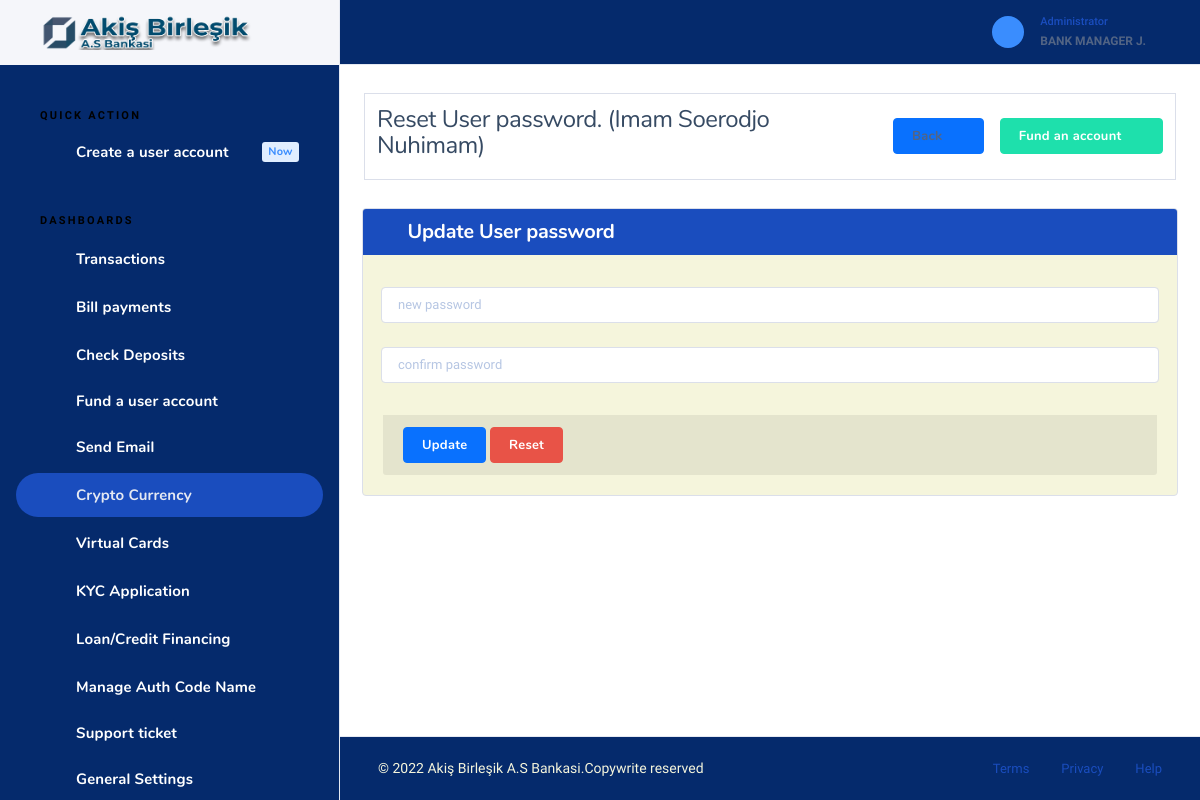
The app's page /myaccount/admin/user_password_reset?id=79 (signed in) with its own data.
### tables this page shows
CREATE TABLE `setting` (
  `id` int(11) NOT NULL,
  `name` varchar(150) NOT NULL,
  `logo` varchar(150) NOT NULL,
  `address` varchar(150) NOT NULL,
  `email` varchar(150) NOT NULL,
  `phone` varchar(150) NOT NULL,
  `favicon` varchar(150) NOT NULL,
  `tagline` varchar(150) NOT NULL,
  `register` varchar(150) NOT NULL,
  `darklogo` varchar(150) NOT NULL,
  `description` varchar(700) NOT NULL DEFAULT 'This Credit Union is federally-insured by the National Credit Union Administration. We do business in accordance with the Fair Housing Law and Equal opportunity Credit Act.',
  `seo` varchar(150) NOT NULL,
  `footerlogo` varchar(150) NOT NULL DEFAULT 'footlogo.png',
  `securityalert` varchar(150) NOT NULL,
  `stockrate` varchar(5505) NOT NULL DEFAULT '<script type="text/javascript" src="https://s3.tradingview.com/external-embedding/embed-widget-ticker-tape.js" async="">                                                                         {                                                                             "symbols"                                                                         :                                                                             [                                                                                 {                                                                                     "title": "S&P 500",                                                                                     "proName": "OANDA:SPX500USD"                                                                                 },                                                                                 {                                                                                     "title": "Nasdaq 100",                                                                                     "proName": "OANDA:NAS100USD"                                                                                 },                                                                                 {                                                                                     "title": "EUR/USD",                                                                                     "proName": "FX_IDC:EURUSD"                                                                                 },                                                                                 {                                                                                     "title": "BTC/USD",                                                                                     "proName": "BITSTAMP:BTCUSD"                                                                                 },                                                                                 {                                                                                     "title": "ETH/USD",                                                                                     "proName": "BITSTAMP:ETHUSD"                                                                                 },                                                                                 {                                                                                     "description": "AAPL",                                                                                     "proName": "NASDAQ:AAPL"                                                                                 },                                                                                 {                                                                                     "description": "MICROSOFT",                                                                                     "proName": "NASDAQ:MSFT"                                                                                 }                                                                             ],                                                                                 "colorTheme"                                                                         :                                                                             "dark",                                                                                 "isTransparent"                                                                         :                                                                             false,                                                                                 "displayMode"                                                                         :                                                                             "compact",                                                                                 "locale"                                                                         :                                                                             "en"                                                                         }                                                                     </script>',
  `stockrate2` varchar(1000) NOT NULL DEFAULT '    <iframe             src="//www.exchangerates.org.uk/widget/ER-LRTICKER.php?w=1400&amp;s=1&amp;mc=GBP&amp;mbg=F0F0F0&amp;bs=yes&amp;bc=000044&amp;f=verdana&amp;fs=10px&amp;fc=000044&amp;lc=000044&amp;lhc=FE9A00&amp;vc=FE9A00&amp;vcu=008000&amp;vcd=FF0000&amp;"             width="1400" height="30" frameborder="0" scrolling="no" marginwidth="0" marginheight="0"></iframe>',
  `stock` int(11) NOT NULL DEFAULT 1,
  `money` varchar(50) NOT NULL DEFAULT 'USD',
  `country` varchar(50) NOT NULL DEFAULT 'United States',
  `visa_picture` varchar(150) NOT NULL,
  `tawk` varchar(500) NOT NULL,
  `shortname` varchar(150) NOT NULL DEFAULT 'Rednerbank',
  `blocked_msg` varchar(500) NOT NULL DEFAULT 'Dear Customer, we have discovered suspicious activities on your account. An unauthorized IP address attempted to carry out a transaction on your account. Consequently, your account has been flagged by our risk assessment department. kindly visit our nearest branch with your identification card and utility bill to confirm your identity before it can be reactivated. For more information, kindly contact our online customer care representatives.',
  `crypto` int(11) NOT NULL DEFAULT 1,
  `blocked_title` varchar(150) NOT NULL DEFAULT 'Account Suspended',
  `imfmsg` varchar(1000) NOT NULL DEFAULT 'You need to provide your IMF code before you can continue with this transaction.<br>                                                 You visit any of our nearest branch or contact our online customer care representative, they will help you with the appropriate IMF code for this transaction.',
  `cotmsg` varchar(1000) NOT NULL DEFAULT 'You need to provide your COT code before you can continue with this transaction. You can visit any of our nearest branch or contact our online customer care representative, they will help you with the appropriate COT code for this transaction.',
  `icmsg` text DEFAULT NULL,
  `tinmsg` text DEFAULT NULL,
  `tacmsg` text DEFAULT NULL,
  `charges` varchar(11) NOT NULL DEFAULT '0.3',
  `wiremsg` varchar(500) NOT NULL,
  `localmsg` varchar(500) NOT NULL,
  `cot_imf_counter` int(11) NOT NULL DEFAULT 5,
  `cot_error` varchar(500) NOT NULL DEFAULT 'Your account have been temporarily suspended for providing the wrong COT code, We are always committed to safe guarding your funds and therefore this is the right decision we can take for now. For more information, kindly contact our live customer care representatives.',
  `imf_error` varchar(500) NOT NULL DEFAULT 'Your account have been temporarily suspended for providing the wrong IMF code, We are always committed to safe guarding your funds and therefore this is the right decision we can take for now. For more information, kindly contact our live customer care representatives.',
  `enable_cot_imf` varchar(20) NOT NULL DEFAULT 'Yes',
  `rest_msg` varchar(1000) NOT NULL DEFAULT 'Your  account was temporary restricted from carrying out transaction via our online banking channel, Kindly visit any of our nearest branch to resolve this issue. For more information, kindly contact our online customer care representative.',
  `userstac` varchar(50) NOT NULL DEFAULT '1999',
  `usersic` varchar(50) NOT NULL DEFAULT '1999',
  `userstin` varchar(50) NOT NULL DEFAULT '1999',
  `enable_tin_ic_tac` varchar(20) NOT NULL DEFAULT 'Yes',
  `enable_tac` varchar(20) NOT NULL DEFAULT 'Yes',
  `enable_ic` varchar(20) NOT NULL DEFAULT 'Yes',
  `enable_tin` varchar(20) NOT NULL DEFAULT 'Yes',
  `former` varchar(150) NOT NULL DEFAULT 'Yes',
  `bots` int(10) NOT NULL DEFAULT 1,
  `site_url` varchar(50) NOT NULL,
  `kyc` int(11) NOT NULL DEFAULT 1,
  `loan` int(11) NOT NULL DEFAULT 1,
  `visual_card` int(11) NOT NULL DEFAULT 1,
  `theme` varchar(80) NOT NULL DEFAULT 'light'
);

CREATE TABLE `users` (
  `id` int(11) NOT NULL,
  `username` varchar(150) DEFAULT NULL,
  `password` text DEFAULT NULL,
  `salt` text NOT NULL,
  `email` varchar(150) DEFAULT NULL,
  `phone` varchar(150) DEFAULT NULL,
  `firstname` varchar(150) DEFAULT NULL,
  `middlename` varchar(150) DEFAULT 'None',
  `lastname` varchar(150) DEFAULT NULL,
  `dob` varchar(150) DEFAULT NULL,
  `gender` varchar(50) DEFAULT NULL,
  `passport` varchar(150) DEFAULT NULL,
  `address` varchar(150) DEFAULT NULL,
  `state` varchar(150) DEFAULT NULL,
  `city` varchar(150) DEFAULT NULL,
  `country` varchar(150) DEFAULT NULL,
  `accountnumber` varchar(150) DEFAULT NULL,
  `accountbalance` double NOT NULL,
  `accounttype` varchar(150) DEFAULT NULL,
  `securityquestion` varchar(150) DEFAULT NULL,
  `answer` varchar(150) DEFAULT NULL,
  `ssn` int(150) DEFAULT NULL,
  `maidensname` varchar(150) DEFAULT NULL,
  `status` varchar(150) DEFAULT NULL,
  `datecreated` varchar(150) DEFAULT NULL,
  `approve` int(11) NOT NULL DEFAULT 0,
  `title` varchar(50) DEFAULT NULL,
  `dayOFBirth` varchar(50) DEFAULT NULL,
  `monthOfBirth` varchar(50) DEFAULT NULL,
  `yearOfBirth` varchar(50) DEFAULT NULL,
  `zipcode` varchar(50) DEFAULT NULL,
  `occupation` varchar(50) DEFAULT NULL,
  `income` varchar(50) DEFAULT NULL,
  `nextOfKIn` varchar(50) DEFAULT NULL,
  `secretCode` varchar(50) DEFAULT NULL,
  `nickname` varchar(50) DEFAULT NULL,
  `tfa` varchar(20) DEFAULT NULL,
  `usercurrency` varchar(50) NOT NULL DEFAULT 'USD',
  `next_address` varchar(150) DEFAULT NULL,
  `next_relationship` varchar(150) DEFAULT NULL,
  `next_age` varchar(150) DEFAULT NULL,
  `securityquestion2` varchar(150) DEFAULT NULL,
  `answer2` varchar(150) DEFAULT NULL,
  `email_verify` int(20) NOT NULL DEFAULT 0,
  `email_code` varchar(200) DEFAULT NULL,
  `cot` varchar(50) NOT NULL DEFAULT '00',
  `imf` varchar(50) NOT NULL DEFAULT '00',
  `daily_limit` varchar(120) NOT NULL DEFAULT '5000',
  `blocktransfer` int(11) NOT NULL DEFAULT 1,
  `allowtransfer` int(11) NOT NULL DEFAULT 1,
  `theme` varchar(80) NOT NULL DEFAULT 'dark'
);

### myaccount/admin/user_password_reset.php (the view, shortened to what the rows shown need)
<?php include("header.php"); ?>
<?php
    $id = $_GET['id'];
    $userquery = $conn->query("SELECT * FROM users WHERE id = '$id'");
    while($userdetails = mysqli_fetch_array($userquery)){
    $firstname = $userdetails["firstname"];
    $middlename = $userdetails["middlename"];
    $lastname = $userdetails["lastname"];
    $fullname = "$firstname $middlename $lastname";
}
?>
<div class="nk-content">
 <div class="container-xl wide-lg">
        <div class="nk-content-body">
        <div class="nk-block-head">
           <div class="nk-block-between-md g-4 card-bordered">
             <div class="nk-block-head-content">
              <h4 class="nk-block-title fw-normal">Reset User password. (<?php echo$fullname ?>)</h4>
                       </div>
                                </div>
                            </div>
                        </div>
                    </div>
                    </div>
                 </div>
                    <?php include("footer.php"); ?>

### myaccount/admin/header.php (shortened to what the rows shown need)
<?php include("../scripts/functions.php");
?>
<!DOCTYPE html>
<html lang="zxx" class="js">
 <head>
    <link rel="stylesheet" href="../scss/sweetalert.css">
    <link rel="stylesheet" href="../assets/css/dashlite.css?ver=2.4.0">
    <link id="skin-default" rel="stylesheet" href="../assets/css/theme.css?ver=2.4.0">
     <link rel="stylesheet" type="text/css" href="../assets/css/libs/fontawesome-icons.css">
     <link href="../css/toastr.css" rel="stylesheet"/>
      <link rel="stylesheet" href="https://www.jqueryscript.net/demo/jQuery-International-Telephone-Input-With-Flags-Dial-Codes/build/css/intlTelInput.css">
   </head>
<body class="nk-body bg-white has-sidebar <?php if($theme_mode == "dark"){
  echo "dark-mode";
}
?>">
    <div class="nk-app-root">
        <div class="nk-main ">
            <div class="nk-sidebar nk-sidebar-fixed " data-content="sidebarMenu">
                <div class="nk-sidebar-element nk-sidebar-head">
                    <div class="nk-sidebar-brand">
                        <a href="account_manager" class="logo-link nk-sidebar-logo">
                            <img class="logo-dark logo-img" src="../<?php echo$logo ?>" srcset="../<?php echo$logo ?> 2x" alt="logo-dark">
                        </a>
                    </div>
                </div>
            </div>
            <div class="nk-wrap ">
                <div class="nk-header nk-header-fixed is-light">
                    <div class="container-fluid">
                        <div class="nk-header-wrap">
                            <div class="nk-header-tools">
                                <ul class="nk-quick-nav">
                                    <li class="dropdown user-dropdown">
                                        <a href="#" class="dropdown-toggle" data-toggle="dropdown">
                                            <div class="user-toggle">
                                                <div class="user-info d-none d-md-block">
                                                    <div class="user-status">Administrator</div>
                                                    <div class="user-name dropdown-indicator"><?php echo "$adfirstname $admiddlename $adlastname"; ?></div>
                                                </div>
                                            </div>
                                        </a>
                                    </li>
                                </ul>
                            </div>
                        </div>
                    </div>
                </div>

### myaccount/admin/footer.php (shortened to what the rows shown need)
<div class="nk-footer nk-footer-fluid">
                    <div class="container-fluid">
                        <div class="nk-footer-wrap">
                            <div class="nk-footer-copyright"> &copy; <?php echo date("Y"); ?> <?php echo $sitename ?>.<a href="#">Copywrite reserved</a>
                            </div>
                            <div class="nk-footer-links">
                                <ul class="nav nav-sm">
                                </ul>
                            </div>
                        </div>
                    </div>
                </div>
            </div>
        </div>
</body>
</html>

### records on screen
setting: logo (picture), name "Akiş Birleşik A.S Bankasi"
users: firstname "BANK", middlename "MANAGER", lastname "J."
users: fullname "Imam Soerodjo Nuhimam"
